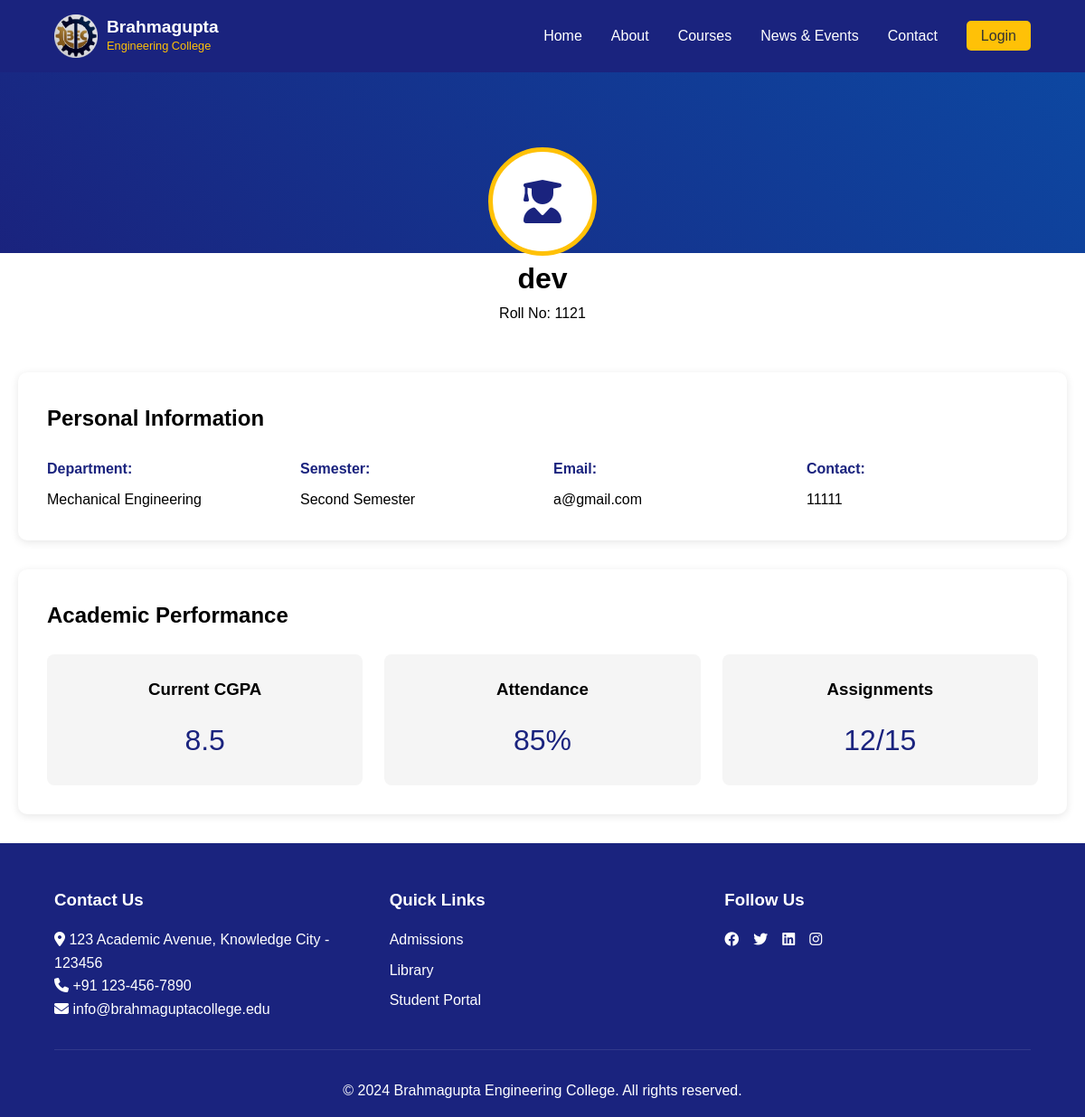
The app's page /studentprofile/2, older data.
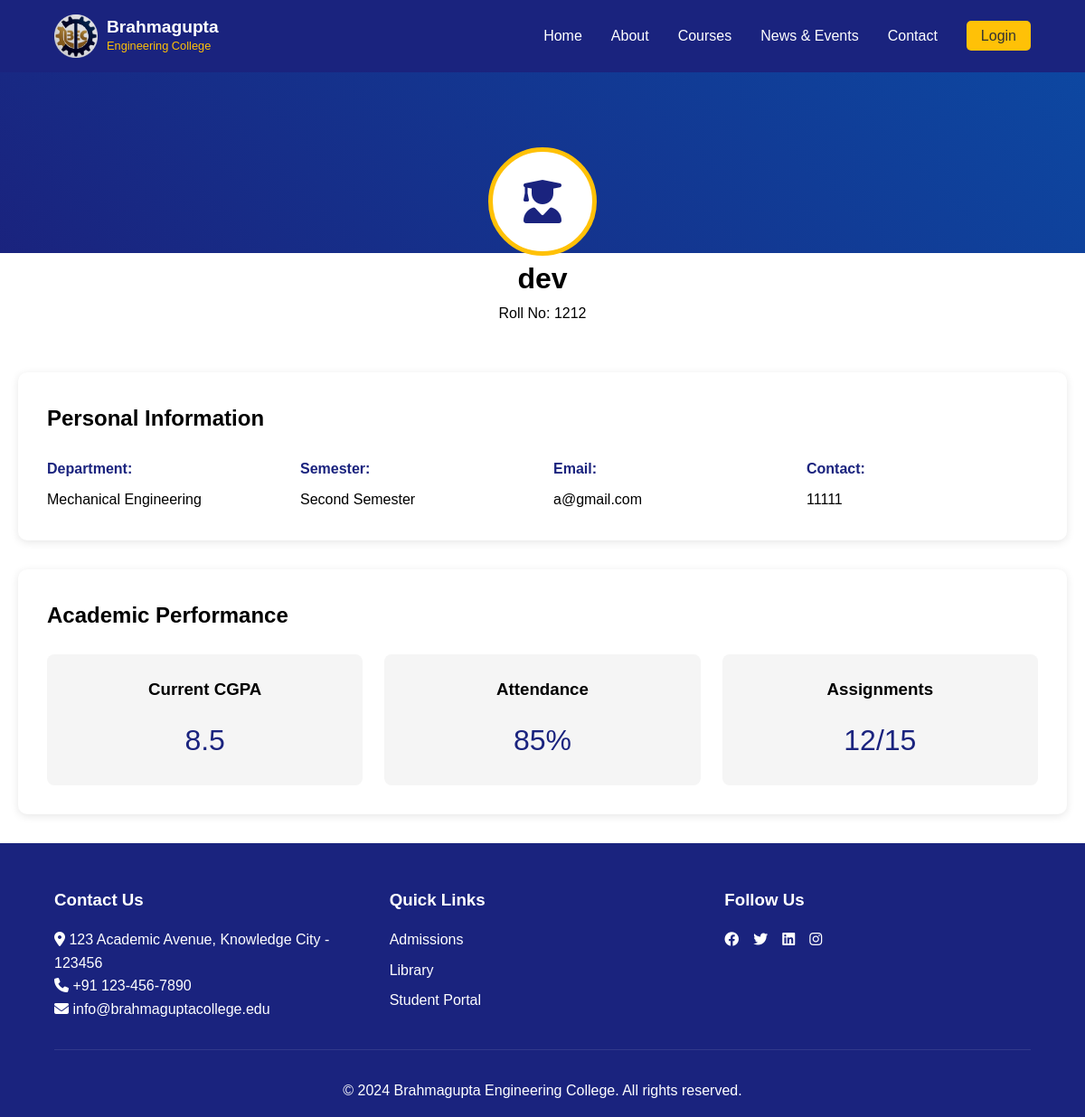
The same page, newer data.
### college/model.py (models this page shows, shortened)
class Student(db.Model):
    id = db.Column(db.Integer, primary_key=True)
    name = db.Column(db.String(100), nullable=False)
    roll = db.Column(db.Integer, nullable=False)
    email = db.Column(db.String(100), nullable=False)
    phone = db.Column(db.Integer, nullable=False)
    semester = db.Column(db.Integer, nullable=False)
    dob = db.Column(db.Date, nullable=False)
    gender = db.Column(db.String, nullable=False)
    department = db.Column(db.String, nullable=False)
    address = db.Column(db.String, nullable=False)

### college/student/route.py (the view)
@app.route("/studentprofile/<id>", methods = ["GET", "POST"])
def student_profile(id):
    student = Student.query.get(id)
    print(student)
    if not student:
        return "Student not found", 404
    return render_template("student-profile.html", student=student, id=id)

### college/student/templates/student-profile.html (shortened to what this page needs)
{%extends "base.html"%}
{%block head%}
    <link rel="stylesheet" href="{{url_for('basic.static', filename='css/main.css')}}">
    <link rel="stylesheet" href="https://cdnjs.cloudflare.com/ajax/libs/font-awesome/6.4.0/css/all.min.css">
    {%endblock%}
    {%block content%}
    <main class="profile-page student-profile">
        <div class="profile-header">
            <div class="profile-info">
                <div class="profile-avatar">
                    <i class="fas fa-user-graduate"></i>
                </div>
                <h1>{{student.name}}</h1>
                <p>Roll No: <span id="studentId">{{student.roll}}</span></p>
            </div>
        </div>
        <div class="profile-content">
            <div class="profile-section">
                <h2>Personal Information</h2>
                <div class="info-grid">
                    <div class="info-item">
                        <label>Department:</label>
                        <span>{{student.department}}</span>
                    </div>
                    <div class="info-item">
                        <label>Semester:</label>
                        <span>{{student.semester}}</span>
                    </div>
                    <div class="info-item">
                        <label>Email:</label>
                        <span>{{student.email}}</span>
                    </div>
                    <div class="info-item">
                        <label>Contact:</label>
                        <span>{{student.phone}}</span>
                    </div>
                </div>
            </div>
            <div class="profile-section">
                <h2>Academic Performance</h2>
                <div class="academics-grid">
                    <div class="academic-card">
                        <h3>Current CGPA</h3>
                        <p class="grade">8.5</p>
                    </div>
                    <div class="academic-card">
                        <h3>Attendance</h3>
                        <p class="percentage">85%</p>
                    </div>
                    <div class="academic-card">
                        <h3>Assignments</h3>
                        <p class="count">12/15</p>
                    </div>
                </div>
            </div>
        </div>
    </main>
{%endblock%}

### college/basic/templates/base.html (shortened to what this page needs)
<!DOCTYPE html>
<html lang="en">
<head>
    {%block head%}
    {%endblock%}
</head>
<body>
    <nav class="navbar">
        <div class="logo">
            <img src="{{url_for('static', filename='images/icon.png')}}" alt="Brahmagupta Engineering College Logo" width="48">
            <div class="logo-text">
                <h1>Brahmagupta</h1>
                <span>Engineering College</span>
            </div>
        </div>
        <ul class="nav-links">
            <li><a href="/" class="active">Home</a></li>
            <li><a href="/about">About</a></li>
            <li><a href="/programs">Courses</a></li>
            <li><a href="/news">News & Events</a></li>
            <li><a href="/contact">Contact</a></li>
            <li><a href="/login" class="login-btn">Login</a></li>
        </ul>
    </nav>
    {%block content%}
    {%endblock%}
    <footer>
        <div class="footer-content">
            <div class="footer-section">
                <h3>Contact Us</h3>
                <p class="contact-info"></p>
            </div>
            <div class="footer-section">
                <h3>Quick Links</h3>
                <ul>
                    <li><a href="#">Admissions</a></li>
                    <li><a href="#">Library</a></li>
                    <li><a href="/login">Student Portal</a></li>
                </ul>
            </div>
            <div class="footer-section">
                <h3>Follow Us</h3>
                <div class="social-links"></div>
            </div>
        </div>
        <div class="footer-bottom">
            <p>&copy; 2024 Brahmagupta Engineering College. All rights reserved.</p>
        </div>
    </footer>
</body>
</html>

### college/basic/static/css/main.css (style rules this page uses)
:root { --primary-color: #1a237e; --secondary-color: #0d47a1; --accent-color: #ffc107; --text-light: #ffffff; --text-dark: #333333; }
* { margin: 0; padding: 0; box-sizing: border-box; }
body { font-family: Arial, sans-serif; line-height: 1.6; }
.navbar { background-color: var(--primary-color); padding: 1rem 5%; display: flex; justify-content: space-between; align-items: center; position: fixed; width: 100%; top: 0; left: 0; z-index: 1000; }
.logo { display: flex; align-items: center; gap: 10px; }
.logo-text { display: flex; flex-direction: column; }
.logo-text h1 { font-size: 1.2rem; line-height: 1.2; color: var(--text-light); }
.logo-text span { font-size: 0.8rem; color: var(--accent-color); }
.nav-links { display: flex; list-style: none; gap: 2rem; }
.nav-links a { color: var(--text-light); text-decoration: none; font-weight: 500; transition: color 0.3s; }
.login-btn { background-color: var(--accent-color); padding: 0.5rem 1rem; border-radius: 5px; color: var(--text-dark) !important; }
footer { background-color: var(--primary-color); color: var(--text-light); padding: 3rem 5% 1rem; }
.footer-content { display: grid; grid-template-columns: repeat(auto-fit, minmax(250px, 1fr)); gap: 2rem; margin-bottom: 2rem; }
.footer-section h3 { margin-bottom: 1rem; }
.footer-section ul { list-style: none; }
.footer-section ul li { margin-bottom: 0.5rem; }
.footer-section a { color: var(--text-light); text-decoration: none; }
.social-links { display: flex; gap: 1rem; }
.footer-bottom { text-align: center; padding-top: 2rem; border-top: 1px solid rgba(255, 255, 255, 0.1); }
.profile-page { padding-top: 80px; }
.profile-header { position: relative; height: 300px; }
.profile-info { position: absolute; bottom: 0; left: 50%; transform: translateX(-50%); text-align: center; width: 100%; padding: 20px; }
.profile-avatar { width: 120px; height: 120px; background: white; border-radius: 50%; margin: 0 auto; display: flex; align-items: center; justify-content: center; border: 5px solid var(--accent-color); margin-top: -60px; }
.profile-avatar i { font-size: 3rem; color: var(--primary-color); }
.profile-content { max-width: 1200px; margin: 2rem auto; padding: 0 20px; }
.profile-section { background: white; border-radius: 10px; padding: 2rem; margin-bottom: 2rem; box-shadow: 0 2px 10px rgba(0,0,0,0.1); }
.info-grid { display: grid; grid-template-columns: repeat(auto-fit, minmax(250px, 1fr)); gap: 1.5rem; margin-top: 1.5rem; }
.info-item { display: flex; flex-direction: column; gap: 0.5rem; }
.info-item label { font-weight: bold; color: var(--primary-color); }
.academics-grid { display: grid; grid-template-columns: repeat(auto-fit, minmax(200px, 1fr)); gap: 1.5rem; margin-top: 1.5rem; }
.academic-card { text-align: center; padding: 1.5rem; background: #f5f5f5; border-radius: 8px; }
.academic-card p { font-size: 2rem; color: var(--primary-color); margin-top: 1rem; }

Row changes from the older to the newer data that the page shows:
changed Student "dev": roll "1121" → "1212"
